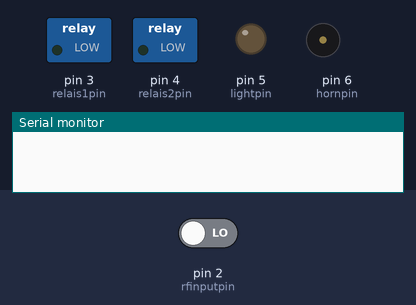
Bench run of a sketch on a simulated Arduino Nano, built with avr-gcc and run on an emulated ATmega328P. Shown: switched loads named in the sketch (green lamp = pin HIGH), output pins drawn as LEDs (lit = HIGH), buzzer (waves = sounding, pin HIGH), the last lines printed to the serial monitor. Inputs (shaded band) come from the test bench; at power-on: pin 2 (rfinputpin) LOW.

Above: at 1.2 s.
1.3 s: pin 2 (rfinputpin) driven HIGH
At 1.7 s:
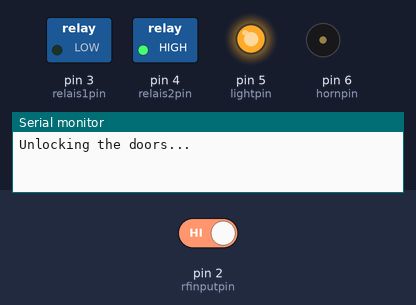
At 7.6 s:
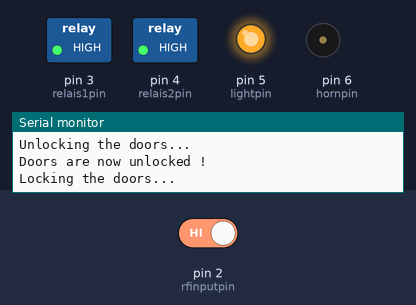
Timing chart, 0 to 15.8 s (numbered marks = the images above; inputs shaded):
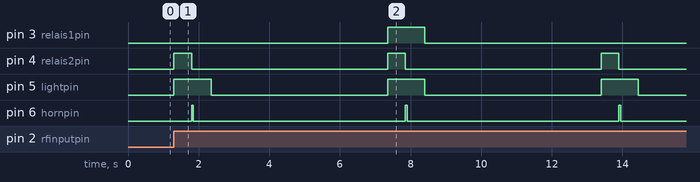

The sketch:

centrallocking.ino
```cpp
// (licence header left out)
//Settings
int lightpin = 5; //pin for light (warning lights)
int hornpin = 6; //pin for the horn
int hornlength = 50; //time for horn to be on (500 = 1/2 second)
int motordelay = 500; //can be adjusted to match your motors (time needed to upen/close the doors)

//do only touch if your arduino does not match the arduino nano !!!
int rfinputpin = 2; //input pin for FR Reciver (goes LOW(GND) for activation [PULL-UP Resistor needed !(used a 2.2kOhm resistor for 5V supply)])
int relais1pin = 3; //relais 1 pin used for switching polarity to motors
int relais2pin = 4; //relais 2 pin used for switching +12V to motors


//NEVER TOUCH CODE BELOW
int val = 0;
int locked = 0; //when installing and powering up doors should be 0 (unlocked)

void setup() //setting up the pins
{
 pinMode(rfinputpin, INPUT);
 pinMode(relais1pin, OUTPUT);
 pinMode(relais2pin, OUTPUT);
 pinMode(lightpin, OUTPUT);
 pinMode(hornpin, OUTPUT);
 Serial.begin(9600);
}

void loop() //loop and wait for a signal
{
 val = digitalRead(2); //read if RF signal is comming in
 if (val == HIGH) //react if pin is LOW (RF signal incomming)
 {
  if (locked == 0) //if doors are locked react like this
  {
   Serial.print("Unlocking the doors...\n");
   digitalWrite(relais1pin, LOW); //polarity is now set to "closing" (mainly the relay should now be off to save battery power)
   digitalWrite(lightpin, HIGH); //from now on lights are blinking (visual making of closing sequence)
   digitalWrite(relais2pin, HIGH); //door motors should close now
   delay(motordelay); //waiting the motor delay
   digitalWrite(relais2pin, LOW); //doors should be closed by now (if not adjust "closingdelay" !)
   digitalWrite(hornpin, HIGH); //horn goes off for the set time
   delay(hornlength); //waiting until horn should turn off
   digitalWrite(hornpin, LOW); //horn goes off
   delay(500); //waiting one more moment for the lights to turn off
   digitalWrite(lightpin, LOW); //lights should be turned off now
   locked = 1; //setting value to locked doors
   Serial.print("Doors are now unlocked !\n");
   delay(5000); //sleeping for 5 seconds (don't un-lock the doors again by accident)
  }
 }

 val = digitalRead(2); //read if RF signal is comming in
 if (val == HIGH) //react if pin is LOW (RF signal incomming)
 {
  if (locked == 1) //if doors are unlocked react like this
  {
   Serial.print("Locking the doors...\n");
   digitalWrite(relais1pin, HIGH); //polarity is now set to "opening"
   digitalWrite(lightpin, HIGH); //from now on lights are blinking (visual making of closing sequence)
   digitalWrite(relais2pin, HIGH); //door motors should open now
   delay(motordelay); //waiting the motor delay
   digitalWrite(relais2pin, LOW); //doors should be open by now (if not adjust "motordelay" !)
   digitalWrite(hornpin, HIGH); //horn turns on for the set time
   delay(hornlength); //waiting until the horn should turn off
   digitalWrite(hornpin, LOW); //horn turns off
   delay(500); //waiting one more moment for the lights to turn off
   digitalWrite(lightpin, LOW); //lights should be turned off now
   digitalWrite(relais1pin, LOW); //turning off the relay (state: closing) to save battery power)
   locked = 0; //setting value to un-locked doors
   Serial.print("Doors are now locked !\n");
   delay(5000); //sleeping for 5 seconds (don't lock the doory by accident)
  }
 }
}
```

Measured:
- after the input at 1.3 s, pin 3 (relais1pin): LOW → HIGH after 6.1 s, → LOW 1.1 s later; pin 4 (relais2pin): alternates HIGH for 0.50 s and LOW for 5.6 s, starting at once; pin 5 (lightpin): alternates HIGH for 1.1 s and LOW for 5.0 s, starting at once; pin 6 (hornpin): alternates HIGH for 0.05 s and LOW for 6.0 s, starting after 0.50 s
